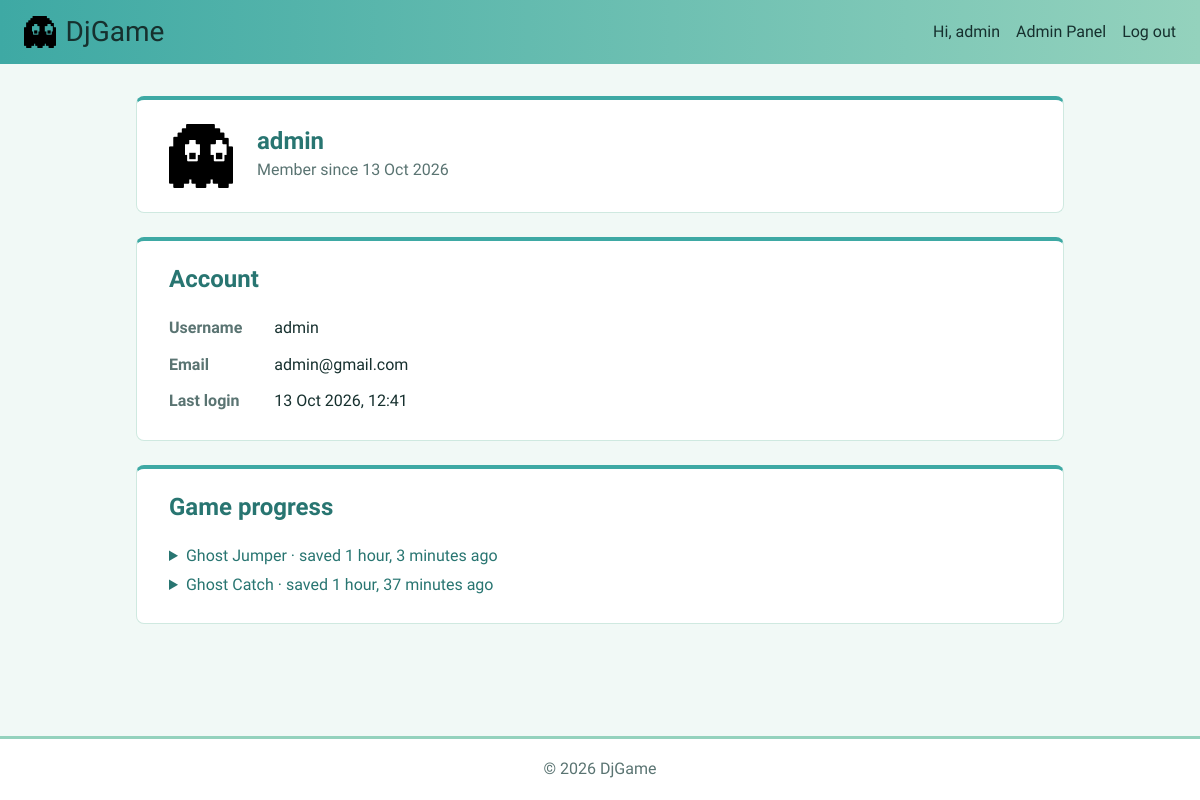
Page /account/profile/ (signed in) on the committed database.
### djgame/apps/game/models/game_data.py (models this page shows, shortened)
class GameData(ModelAbstractBase):
    user = models.ForeignKey(
        settings.AUTH_USER_MODEL,
        on_delete=models.CASCADE,
        related_name='game_data',
    )
    game = models.ForeignKey(
        Game,
        on_delete=models.CASCADE,
        related_name='saves',
    )
    data = models.JSONField(
        default=dict, blank=True
    )
    class Meta:
        verbose_name = 'game data'
        verbose_name_plural = 'game data'
        constraints = [
            models.UniqueConstraint(fields=['user', 'game'], name='one_save_per_user_per_game'),
        ]

### djgame/apps/game/models/game.py (models this page shows, shortened)
class Game(ModelAbstractBase):
    slug = models.SlugField(
        unique=True,
        help_text="Used in the URL: /games/<slug>/"
    )
    title = models.CharField(
        max_length=100
    )
    description = models.TextField(
        blank=True
    )
    thumbnail = models.FileField(
        upload_to='game/thumbnails/',
        blank=True,
        validators=[FileExtensionValidator(['png', 'jpg', 'jpeg', 'gif', 'webp'])],
        help_text="Thumbnail image (PNG, JPG, GIF or WebP)"
    )
    code = models.TextField(
        help_text=(
            'JavaScript for the game. Draw on DjGame.canvas; '
            'use await DjGame.load() and DjGame.save(state) for progress.'
        )
    )
    is_active = models.BooleanField(
        default=True,
        help_text="Only active games are listed and playable"
    )
    class Meta:
        ordering = ['title']

### djgame/apps/account/api/views/profile.py (the view)
class ProfileView(LoginRequiredMixin, TemplateView):
    template_name = 'profile/profile.html'
    def get_context_data(self, **kwargs):
        context = super().get_context_data(**kwargs)
        saves = GameData.objects.filter(user=self.request.user).select_related('game').order_by('-updated')
        for save in saves:
            save.json = json.dumps(save.data, indent=2)
        context['saves'] = saves
        return context

### templates/profile/profile.html (shortened to what this page needs)
{% extends 'base.html' %}
{% load static %}
{% block content %}
    <section class="card profile-header">
        <img src="{% static 'assets/ghost.png' %}" alt="" class="auth-logo" width="64" height="64">
        <div>
            <h1>{{ user.username }}</h1>
            <p class="muted">Member since {{ user.date_joined|date:"j M Y" }}</p>
        </div>
    </section>
    <section class="card">
        <h2>Account</h2>
        <dl class="details">
            <dt><b>Username</b></dt>
            <dd>{{ user.username }}</dd>
            <dt><b>Email</b></dt>
            <dd>{{ user.email|default:"Not set" }}</dd>
            <dt><b>Last login</b></dt>
            <dd>{{ user.last_login|date:"j M Y, H:i" }}</dd>
        </dl>
    </section>
    <section class="card">
        <h2>Game progress</h2>
        {% for save in saves %}
            <details>
                <summary>
                    <a href="{% url 'game:play' save.game.slug %}">{{ save.game.title }}</a>
                    · saved {{ save.updated|timesince }} ago
                </summary>
            </details>
        {% empty %}
            <p>No saved progress yet. <a href="{% url 'game:index' %}">Start playing</a></p>
        {% endfor %}
    </section>
{% endblock %}

### templates/base.html (shortened to what this page needs)
{% load static %}
<!DOCTYPE html>
<html lang="en">
<head>
    <link rel="stylesheet" href="{% static 'css/style.css' %}">
</head>
<body>
    <header class="navbar">
        <a href="{% url 'game:index' %}" class="brand">
            <img src="{% static 'assets/ghost.png' %}" alt="" class="logo" width="32" height="32">
            <span>DjGame</span>
        </a>
        <nav>
            {% if user.is_authenticated %}
                <a href="{% url 'account:profile' %}">Hi, {{ user.username }}</a>
                {% if user.is_staff %}
                    <a href="{% url 'admin:index' %}">Admin Panel</a>
                {% endif %}
                <form method="post" action="{% url 'account:logout' %}" class="inline-form">
                    <button type="submit" class="link-button">Log out</button>
                </form>
            {% else %}
                <a href="{% url 'account:login' %}">Log in</a>
            {% endif %}
        </nav>
    </header>
    <main class="container">
        {% block content %}{% endblock %}
    </main>
    <footer class="footer">
        <p>&copy; {% now "Y" %} DjGame</p>
    </footer>
</body>
</html>

### static/css/style.css (style rules this page uses)
:root { --primary: #3ea9a4; --secondary: #94d2bd; --primary-dark: #287571; --primary-darker: #1f5c59; --bg: #f1f9f6; --surface: #ffffff; --text: #16302e; --muted: #5a7472; --border: #cfe9e0; --danger: #dc2626; --warning: #d97706; --font-display: "Bitcount Ink", system-ui, sans-serif; --font-body: "Playwrite CA Guides", system-ui, sans-serif; }
* { box-sizing: border-box; }
body { margin: 0; min-height: 100vh; display: flex; flex-direction: column; font-family: var(--font-body); line-height: 1.8; background: var(--bg); color: var(--text); }
a { color: var(--primary-dark); text-decoration: none; }
h1, h2, h3 { font-family: var(--font-display); font-weight: 600; font-palette: --theme-ink; line-height: 1.2; color: var(--primary-dark); }
.navbar { display: flex; align-items: center; justify-content: space-between; padding: 1rem 1.5rem; background: linear-gradient(90deg, var(--primary), var(--secondary)); color: var(--text); }
.navbar nav { display: flex; gap: 1rem; align-items: center; }
.navbar a { color: var(--text); font-weight: 500; }
.brand { display: flex; align-items: center; gap: 0.6rem; font-family: var(--font-display); font-size: 1.75rem; font-weight: 600; font-palette: --dark-ink; line-height: 1; }
.logo { width: 32px; height: 32px; }
.container { flex: 1; width: 100%; max-width: 960px; margin: 0 auto; padding: 2rem 1rem; }
.inline-form { display: inline; margin: 0; }
.link-button { padding: 0; border: none; background: none; color: inherit; font: inherit; font-weight: 500; cursor: pointer; }
.card { margin-bottom: 1.5rem; padding: 1.5rem 2rem; background: var(--surface); border: 1px solid var(--border); border-top: 4px solid var(--primary); border-radius: 8px; }
.card h2 { margin-top: 0; }
.muted { color: var(--muted); }
.profile-header { display: flex; align-items: center; gap: 1.5rem; }
.profile-header h1, .profile-header p { margin: 0; }
.details { display: grid; grid-template-columns: max-content 1fr; gap: 0.5rem 2rem; margin: 0; }
.details dt { color: var(--muted); }
.details dd { margin: 0; overflow-wrap: anywhere; }
details summary { cursor: pointer; color: var(--primary-dark); }
.footer { padding: 1rem; text-align: center; color: var(--muted); background: var(--surface); border-top: 3px solid var(--secondary); }
.footer p { margin: 0; }

### rows in the picture
GameData: game "Ghost Jumper", updated "1 hour, 3 minutes"
GameData: game "Ghost Catch", updated "1 hour, 37 minutes"

### other values in the picture
{{ user.username }} "admin"
{{ user.date_joined|date:"j M Y" }} "13 Oct 2026"
{{ user.email|default:"Not set" }} "admin@gmail.com"
{{ user.last_login|date:"j M Y, H:i" }} "13 Oct 2026, 12:41"
